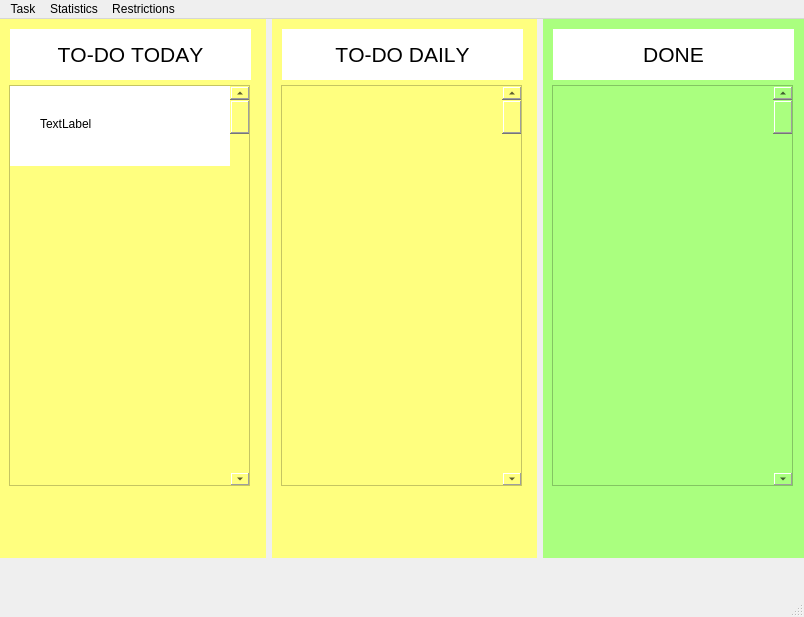
<?xml version="1.0" encoding="UTF-8"?>
<ui version="4.0">
 <class>MainWindow</class>
 <widget class="QMainWindow" name="MainWindow">
  <property name="geometry">
   <rect>
    <x>0</x>
    <y>0</y>
    <width>804</width>
    <height>617</height>
   </rect>
  </property>
  <property name="windowTitle">
   <string>MainWindow</string>
  </property>
  <widget class="QWidget" name="centralwidget">
   <widget class="QWidget" name="layoutWidget">
    <property name="geometry">
     <rect>
      <x>0</x>
      <y>0</y>
      <width>809</width>
      <height>539</height>
     </rect>
    </property>
    <layout class="QGridLayout" name="gridLayout">
     <property name="verticalSpacing">
      <number>0</number>
     </property>
     <item row="0" column="1">
      <widget class="QWidget" name="widget_2" native="true">
       <property name="styleSheet">
        <string notr="true">background-color: rgb(255, 255, 127);</string>
       </property>
       <widget class="QLabel" name="label_11">
        <property name="geometry">
         <rect>
          <x>10</x>
          <y>10</y>
          <width>241</width>
          <height>51</height>
         </rect>
        </property>
        <property name="font">
         <font>
          <pointsize>16</pointsize>
          <underline>false</underline>
          <stylestrategy>PreferAntialias</stylestrategy>
          <kerning>false</kerning>
         </font>
        </property>
        <property name="layoutDirection">
         <enum>Qt::LeftToRight</enum>
        </property>
        <property name="autoFillBackground">
         <bool>false</bool>
        </property>
        <property name="styleSheet">
         <string notr="true">background-color: rgb(255, 255, 255);</string>
        </property>
        <property name="text">
         <string>TO-DO DAILY</string>
        </property>
        <property name="alignment">
         <set>Qt::AlignCenter</set>
        </property>
        <property name="wordWrap">
         <bool>true</bool>
        </property>
       </widget>
       <widget class="QScrollArea" name="scrollArea_2">
        <property name="geometry">
         <rect>
          <x>9</x>
          <y>66</y>
          <width>241</width>
          <height>401</height>
         </rect>
        </property>
        <property name="widgetResizable">
         <bool>true</bool>
        </property>
        <widget class="QWidget" name="scrollAreaWidgetContents_3">
         <property name="geometry">
          <rect>
           <x>0</x>
           <y>0</y>
           <width>239</width>
           <height>399</height>
          </rect>
         </property>
         <widget class="QScrollBar" name="verticalScrollBar_3">
          <property name="geometry">
           <rect>
            <x>220</x>
            <y>0</y>
            <width>20</width>
            <height>400</height>
           </rect>
          </property>
          <property name="orientation">
           <enum>Qt::Vertical</enum>
          </property>
         </widget>
        </widget>
       </widget>
      </widget>
     </item>
     <item row="0" column="0">
      <widget class="QWidget" name="widget" native="true">
       <property name="styleSheet">
        <string notr="true">background-color: rgb(255, 255, 127);</string>
       </property>
       <widget class="QLabel" name="label_12">
        <property name="geometry">
         <rect>
          <x>10</x>
          <y>10</y>
          <width>241</width>
          <height>51</height>
         </rect>
        </property>
        <property name="font">
         <font>
          <pointsize>16</pointsize>
          <underline>false</underline>
          <stylestrategy>PreferAntialias</stylestrategy>
          <kerning>false</kerning>
         </font>
        </property>
        <property name="layoutDirection">
         <enum>Qt::LeftToRight</enum>
        </property>
        <property name="autoFillBackground">
         <bool>false</bool>
        </property>
        <property name="styleSheet">
         <string notr="true">background-color: rgb(255, 255, 255);</string>
        </property>
        <property name="text">
         <string>TO-DO TODAY</string>
        </property>
        <property name="alignment">
         <set>Qt::AlignCenter</set>
        </property>
        <property name="wordWrap">
         <bool>true</bool>
        </property>
       </widget>
       <widget class="QScrollArea" name="scrollArea">
        <property name="geometry">
         <rect>
          <x>9</x>
          <y>66</y>
          <width>241</width>
          <height>401</height>
         </rect>
        </property>
        <property name="widgetResizable">
         <bool>true</bool>
        </property>
        <widget class="QWidget" name="scrollAreaWidgetContents">
         <property name="geometry">
          <rect>
           <x>0</x>
           <y>0</y>
           <width>239</width>
           <height>399</height>
          </rect>
         </property>
         <widget class="QScrollBar" name="verticalScrollBar">
          <property name="geometry">
           <rect>
            <x>220</x>
            <y>0</y>
            <width>20</width>
            <height>400</height>
           </rect>
          </property>
          <property name="orientation">
           <enum>Qt::Vertical</enum>
          </property>
         </widget>
         <widget class="QWidget" name="widget_4" native="true">
          <property name="geometry">
           <rect>
            <x>0</x>
            <y>0</y>
            <width>220</width>
            <height>80</height>
           </rect>
          </property>
          <property name="styleSheet">
           <string notr="true">background-color: rgb(255, 255, 255);</string>
          </property>
          <widget class="QLabel" name="label_2">
           <property name="geometry">
            <rect>
             <x>30</x>
             <y>30</y>
             <width>55</width>
             <height>16</height>
            </rect>
           </property>
           <property name="text">
            <string>TextLabel</string>
           </property>
          </widget>
         </widget>
        </widget>
       </widget>
      </widget>
     </item>
     <item row="0" column="2">
      <widget class="QWidget" name="widget_3" native="true">
       <property name="styleSheet">
        <string notr="true">background-color: rgb(170, 255, 127);</string>
       </property>
       <widget class="QLabel" name="label_10">
        <property name="geometry">
         <rect>
          <x>10</x>
          <y>10</y>
          <width>241</width>
          <height>51</height>
         </rect>
        </property>
        <property name="font">
         <font>
          <pointsize>16</pointsize>
          <underline>false</underline>
          <stylestrategy>PreferAntialias</stylestrategy>
          <kerning>false</kerning>
         </font>
        </property>
        <property name="layoutDirection">
         <enum>Qt::LeftToRight</enum>
        </property>
        <property name="autoFillBackground">
         <bool>false</bool>
        </property>
        <property name="styleSheet">
         <string notr="true">background-color: rgb(255, 255, 255);</string>
        </property>
        <property name="text">
         <string>DONE</string>
        </property>
        <property name="alignment">
         <set>Qt::AlignCenter</set>
        </property>
        <property name="wordWrap">
         <bool>true</bool>
        </property>
       </widget>
       <widget class="QScrollArea" name="scrollArea_3">
        <property name="geometry">
         <rect>
          <x>9</x>
          <y>66</y>
          <width>241</width>
          <height>401</height>
         </rect>
        </property>
        <property name="widgetResizable">
         <bool>true</bool>
        </property>
        <widget class="QWidget" name="scrollAreaWidgetContents_4">
         <property name="geometry">
          <rect>
           <x>0</x>
           <y>0</y>
           <width>239</width>
           <height>399</height>
          </rect>
         </property>
         <widget class="QScrollBar" name="verticalScrollBar_4">
          <property name="geometry">
           <rect>
            <x>220</x>
            <y>0</y>
            <width>20</width>
            <height>400</height>
           </rect>
          </property>
          <property name="orientation">
           <enum>Qt::Vertical</enum>
          </property>
         </widget>
        </widget>
       </widget>
      </widget>
     </item>
    </layout>
   </widget>
  </widget>
  <widget class="QMenuBar" name="menubar">
   <property name="geometry">
    <rect>
     <x>0</x>
     <y>0</y>
     <width>804</width>
     <height>26</height>
    </rect>
   </property>
   <widget class="QMenu" name="menuFile">
    <property name="title">
     <string>Task</string>
    </property>
    <addaction name="actionOpen"/>
    <addaction name="actionSave"/>
   </widget>
   <widget class="QMenu" name="menuStatistics">
    <property name="title">
     <string>Statistics</string>
    </property>
    <addaction name="actiontime_spent"/>
    <addaction name="actionstreaks"/>
    <addaction name="actionfails"/>
   </widget>
   <widget class="QMenu" name="menuRestrictions">
    <property name="title">
     <string>Restrictions</string>
    </property>
    <addaction name="actionEdit_forbidden_sites"/>
    <addaction name="actionEdit_daily_restrictions"/>
   </widget>
   <addaction name="menuFile"/>
   <addaction name="menuStatistics"/>
   <addaction name="menuRestrictions"/>
  </widget>
  <widget class="QStatusBar" name="statusbar"/>
  <action name="actionOpen">
   <property name="text">
    <string>Create task</string>
   </property>
  </action>
  <action name="actionSave">
   <property name="text">
    <string>Create daily task</string>
   </property>
  </action>
  <action name="actiontime_spent">
   <property name="text">
    <string>View time spent</string>
   </property>
  </action>
  <action name="actionstreaks">
   <property name="text">
    <string>View streaks</string>
   </property>
  </action>
  <action name="actionfails">
   <property name="text">
    <string>View fails</string>
   </property>
  </action>
  <action name="actionEdit_forbidden_sites">
   <property name="text">
    <string>Edit forbidden sites</string>
   </property>
  </action>
  <action name="actionEdit_daily_restrictions">
   <property name="text">
    <string>Edit daily restrictions</string>
   </property>
  </action>
 </widget>
 <resources/>
 <connections/>
</ui>
